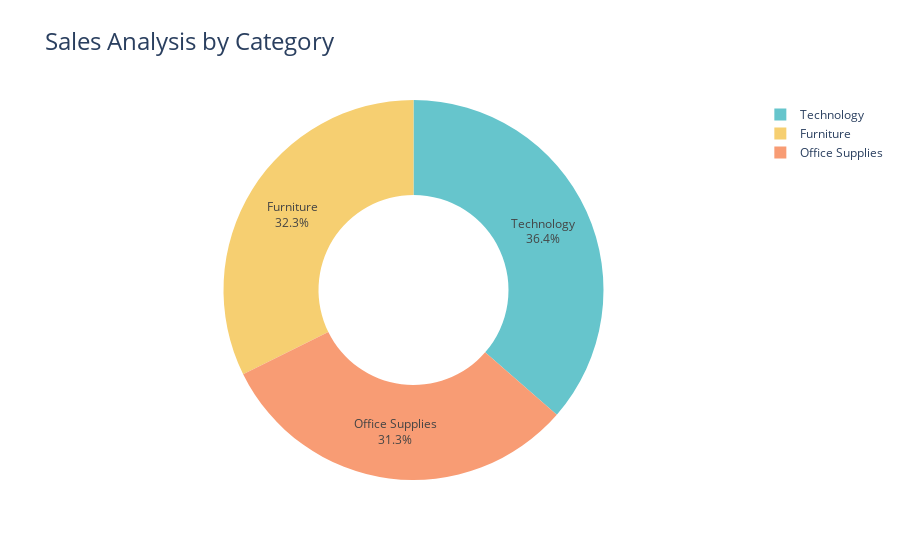

The code cell stored with this chart in its notebook:
### Markdown cell above
# Sales by Category

### Code cell
sales_by_category=df.groupby('Category')['Sales'].sum().reset_index()
fig=px.pie(sales_by_category,
           values='Sales',
           names='Category',
           title='Sales by Category',
           hole=0.5,
           color_discrete_sequence=px.colors.qualitative.Pastel)
fig.update_traces(textposition='inside', textinfo='percent+label')
fig.update_layout(title_text='Sales Analysis by Category', title_font=dict(size=24))
fig.show()

### Figure 1 — Plotly figure (JSON) as saved in the notebook; plotly's stock layout.template omitted (floating-point values rounded to 4 significant figures)
{"data": [{"domain": {"x": [0, 1], "y": [0, 1]}, "hole": 0.5, "hovertemplate": "Category=%{label}<br>Sales=%{value}<extra></extra>", "labels": ["Furniture", "Office Supplies", "Technology"], "legendgroup": "", "name": "", "showlegend": true, "textinfo": "percent+label", "textposition": "inside", "type": "pie", "values": [742000.0, 719000.0, 836200.0]}], "layout": {"autosize": true, "legend": {"tracegroupgap": 0}, "piecolorway": ["rgb(102, 197, 204)", "rgb(246, 207, 113)", "rgb(248, 156, 116)", "rgb(220, 176, 242)", "rgb(135, 197, 95)", "rgb(158, 185, 243)", "rgb(254, 136, 177)", "rgb(201, 219, 116)", "rgb(139, 224, 164)", "rgb(180, 151, 231)", "rgb(179, 179, 179)"], "title": {"font": {"size": 24}, "text": "Sales Analysis by Category"}}}
